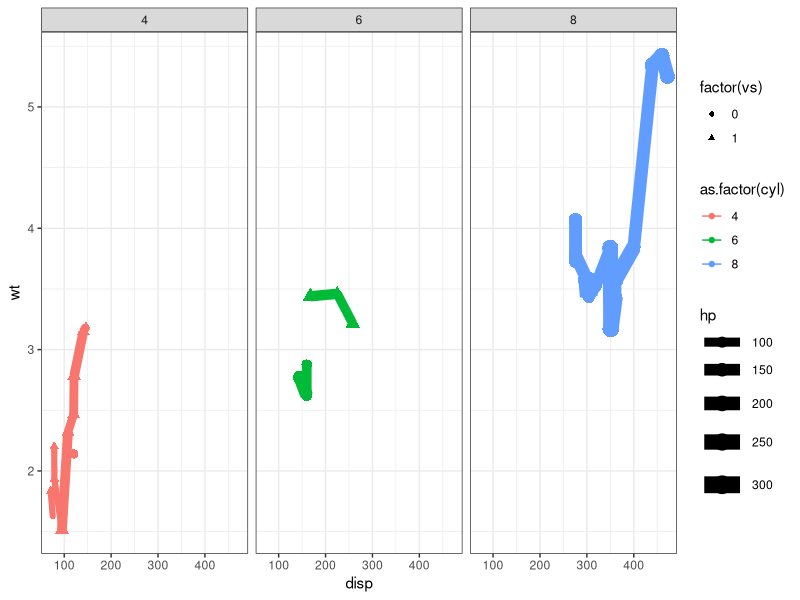
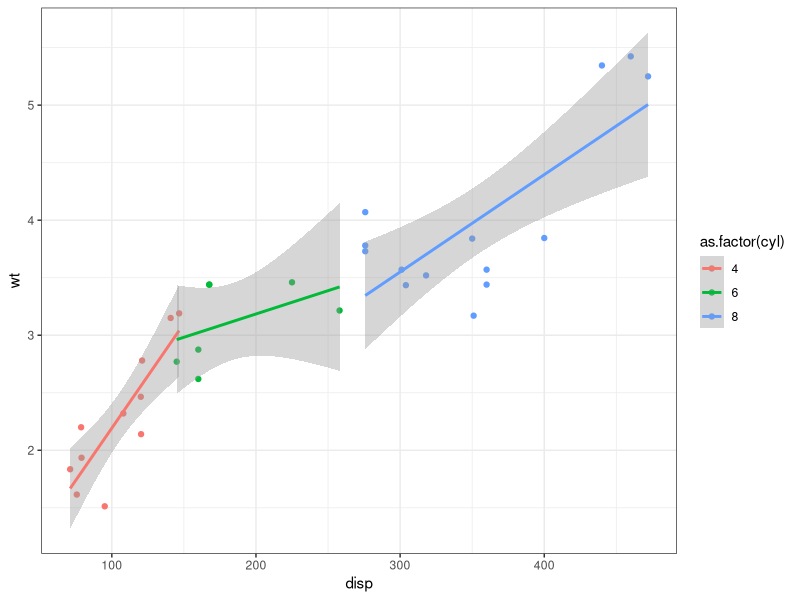
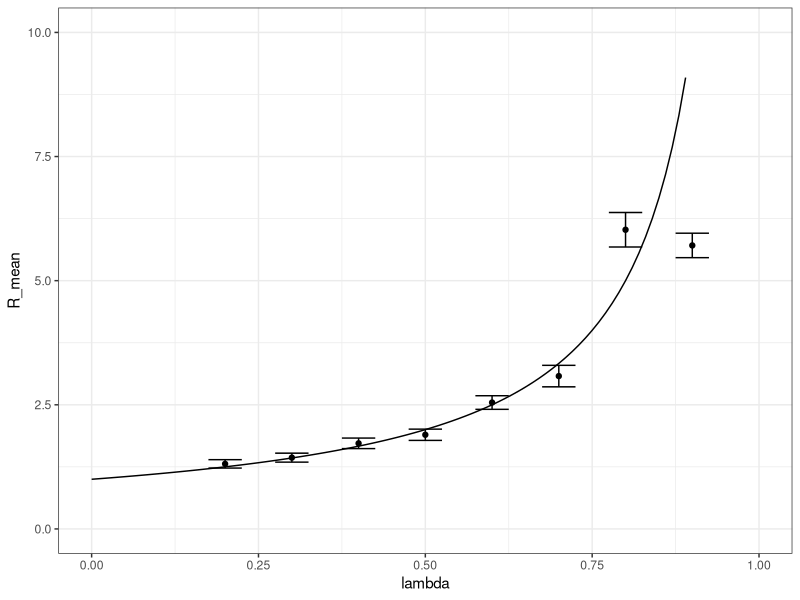
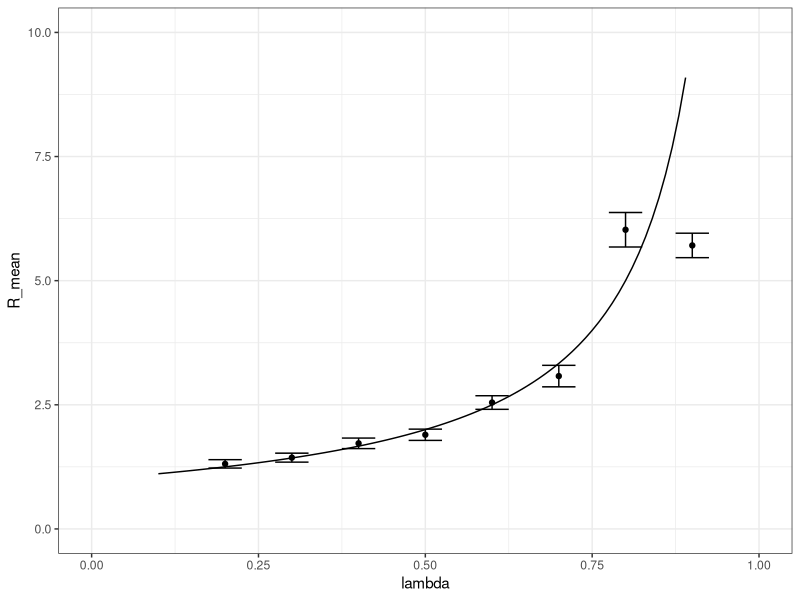

Recreate these plots in R, in order.
## ---- chunk 1
set.seed(45) # Just to make the following computations deterministic and reproducible
## ---- chunk 2
x=c(1:5, -12, 17, seq(from=-3, to=8, by = 1.7))
x>3
x[x>3]
which(x>3)
5 %in% x
log(x^2)+4
## ---- chunk 3
names(mtcars)
str(mtcars)
summary(mtcars)
dim(mtcars)
nrow(mtcars)
ncol(mtcars)
## ---- chunk 4
df = data.frame() # empty data frame
N = 4
df1 = data.frame(x=1:N, y=rnorm(n = N), z = runif(n = N), t = c(TRUE,FALSE), val = "A")
df2 = data.frame(x=1:N, y=rnorm(n = N), z = runif(n = N), t = c(TRUE,FALSE), val = "B")
df = rbind(df1,df2)
df
## ---- chunk 5
mtcars$cyl = as.factor(mtcars$cyl) # Making sur the type of your data is correct is in general a good idea
str(mtcars$cyl)
mtcars$val = sqrt(mtcars$mpg + mtcars$qsec) # adding a new column
# 3 different ways to access the same data, which one do you prefer ?
mtcars[3,5]
mtcars[3,"drat"]
mtcars$drat[3]
# 2 different ways to extract particular rows and columns
mtcars[mtcars$cyl==4,names(mtcars) %in% c("hp","mpg","cyl")]
mtcars[mtcars$cyl==4,c("hp","mpg","cyl")]
## ---- chunk 6
mtcars
## ---- chunk 7
library(ggplot2)
ggplot(data = mtcars, aes(x = disp, y = wt, color = as.factor(cyl),
                                 size = hp, shape = factor(vs))) + geom_point() + theme_bw() +
    geom_line() + facet_wrap(~as.factor(cyl))

## ---- chunk 8
library(ggplot2)
ggplot(data = mtcars, aes(x = disp, y = wt, color = as.factor(cyl))) + geom_point() + theme_bw() +
    geom_smooth(method="lm")

## ---- chunk 9
# set.seed(17); # Set seed for reproducibility
MM1 = function (
  N = 1e4,      # number of jobs to simulate;
  lambda = 0.5, # arrival rate
  mu = 1 # service rate
) {
  Arrival = cumsum(rexp(n=N, rate = lambda)); # Arrival times
  Service = rexp(N,rate=1/mu); # Service times
  Remaining = rep(N, x=NA);    # Remaining service times of each job
  Completion = rep(N, x=NA);   # Completion time of each job
  
  t = 0; # simulation time
  
  CurrentTask = NA;
  NextArrival = 1;
  while (TRUE) {
    # print(t);
    # print(Arrival);
    # print(Service);
    # print(Remaining);
    dtA = NA;
    dtC = NA;
    if(length(Arrival[Arrival>t])>0) { # if an arrival exists after t
      dtA = head(Arrival[Arrival>t],n=1)-t ; # time to next arrival
    }
    if(!is.na(CurrentTask)) { # if a task is running
      dtC = Remaining[CurrentTask]; # time to next completion
    }
    if(is.na(dtA) & is.na(dtC)) {
      break;
    } 
    
    dt = min(dtA,dtC,na.rm=T);
    
    # update system variables
    t = t + dt;
    if((NextArrival <=N) & (Arrival[NextArrival] == t)) {
      Remaining[NextArrival] = Service[NextArrival];
      NextArrival = NextArrival + 1;
    }
    if(!is.na(CurrentTask)) {
      Remaining[CurrentTask] = Remaining[CurrentTask] - dt ;
      if(Remaining[CurrentTask] <= 0) {
        Completion[CurrentTask] = t;
        Remaining[CurrentTask] = NA;
      }
      CurrentTask = NA;
    }
    # FIFO scheduling discipline. Change here to implement other scheduling disciplines
    WaitingList=(1:NextArrival)[!is.na(Remaining)]; # Optimize this line!
    if(length(WaitingList)>0) {
      CurrentTask = head(WaitingList,n=1);
    }
  }
  
  return(data.frame(lambda = lambda , N=N, R_mean = mean(Completion-Arrival), 
                    R_sd = sd(Completion-Arrival)))
}
  
# Make a plot of the ResponseTime as a function of lambda.
MM1(N=100, lambda = 0.1)
## ---- chunk 10
df = data.frame()
for(lambda in seq(from=.1, to=.9, by = .1)) {
 df = rbind(df, MM1(N=1000, lambda = lambda))
}
df
## ---- chunk 11
ggplot(data=df, aes(x = lambda, y = R_mean)) + geom_point() + 
  geom_errorbar(aes(ymin = R_mean-2*R_sd/sqrt(N), ymax = R_mean+2*R_sd/sqrt(N)),width=.05) +
  xlim(0,1) + ylim(0,10) + geom_function(fun = function(x) 1/(1-x))+ 
  theme_bw() # + geom_smooth(se = F)
## ---- chunk 12
df_th = data.frame(lambda = seq(from=.1, to=.9, by = .01))
df_th$R_mean = 1/(1-df_th$lambda)

ggplot(data=df, aes(x = lambda, y = R_mean)) + geom_point() + 
  geom_errorbar(aes(ymin = R_mean-2*R_sd/sqrt(N), ymax = R_mean+2*R_sd/sqrt(N)),width=.05) +
  xlim(0,1) + ylim(0,10) + geom_line(data=df_th) + 
  theme_bw() # + geom_smooth(se = F)
